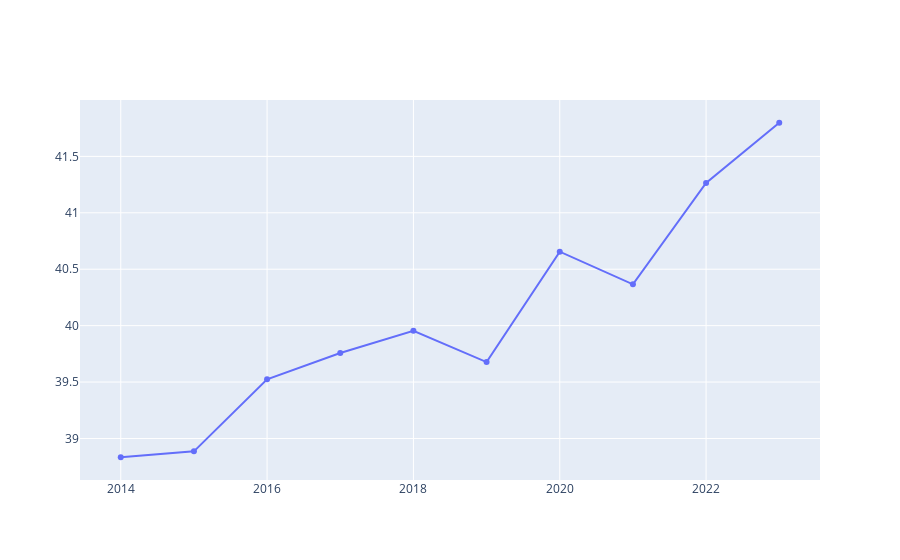

Notebook code for this chart:
### Code cell
change_per100_df = change_df.copy()

for col in change_per100_df.columns[3:18]:
    change_per100_df[col] = (change_per100_df[col]/change_per100_df['POSS_est'])*100

    change_per100_df.drop(columns=['MIN', 'POSS_est'], inplace=True)
    change_per100_df

    fig = go.Figure()
    for col in change_per100_df.columns[1:]:
        fig.add_trace(go.Scatter(x=change_per100_df['season_start_year'],
                                 y=change_per100_df[col], name=col))
        
        fig.show()

### Figure 1 — Plotly figure (JSON) as saved in the notebook; plotly's stock layout.template omitted (floating-point values rounded to 4 significant figures)
{"data": [{"name": "FGM", "type": "scatter", "x": [2014, 2015, 2016, 2017, 2018, 2019, 2020, 2021, 2022, 2023], "y": [38.83, 38.89, 39.52, 39.76, 39.95, 39.68, 40.66, 40.37, 41.26, 41.8]}], "layout": {}}
